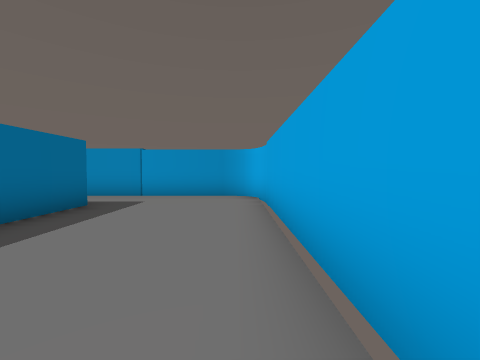
[1] (above)

16 first-person views from a walk through a 3-D level made in the Unity game engine. The camera is 1.5 m above the floor, tilts 2° down and sees 90° across. The floor is counted in squares, 2 m on a side. Each view is taken from the middle of a square. On the plan, view 1 faces up. The plan holds only what a view shows up to about 9 squares ahead; the rest is blank. The place goes on beyond the plan. The player character is not drawn.

[2]
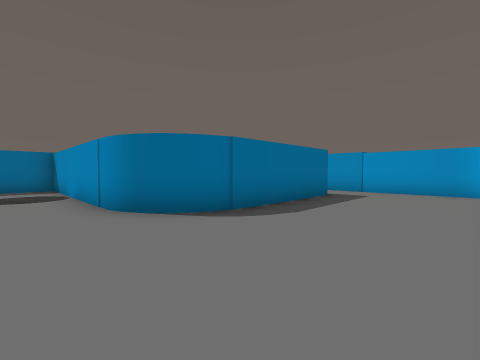

[3]
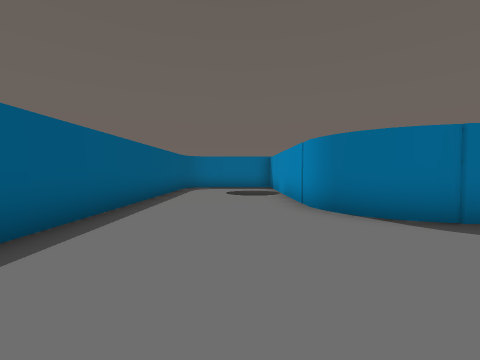

[4]
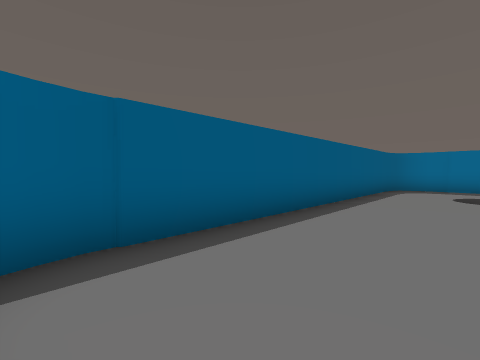

[5]
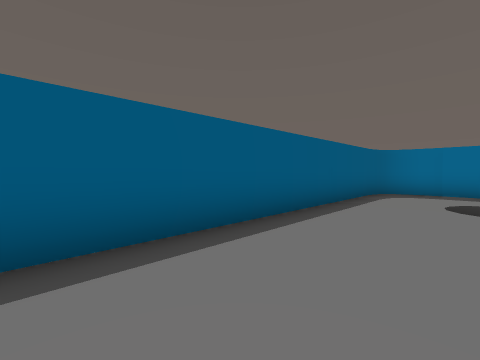

[6]
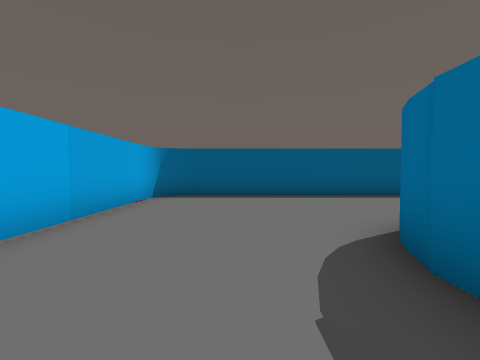

[7]
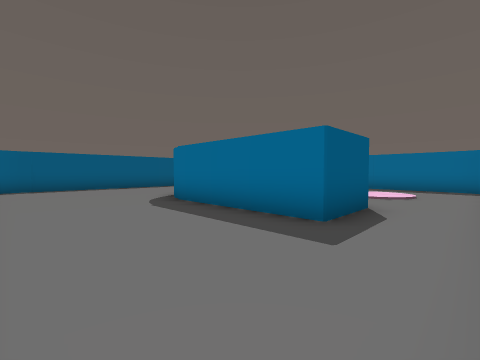

[8]
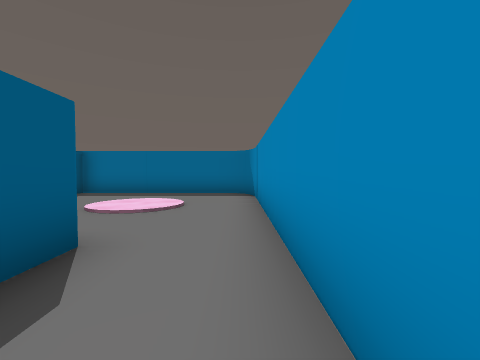

[9]
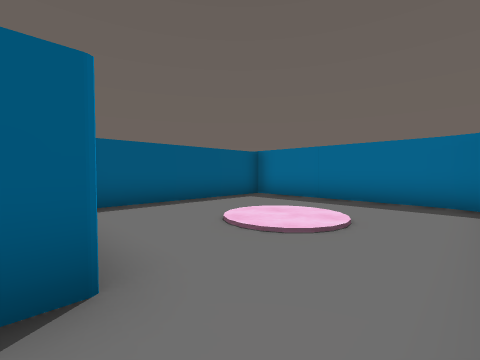

[10]
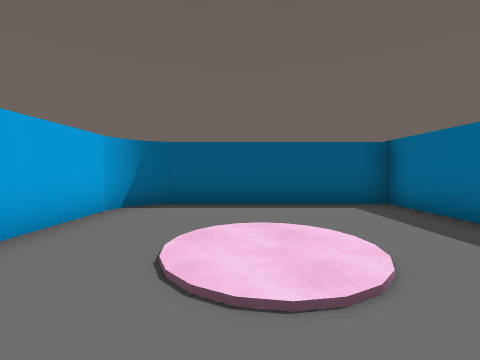

[11]
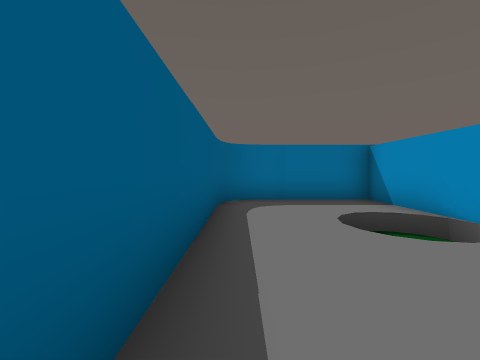

[12]
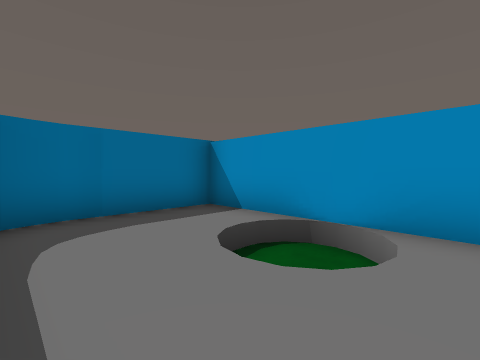

[13]
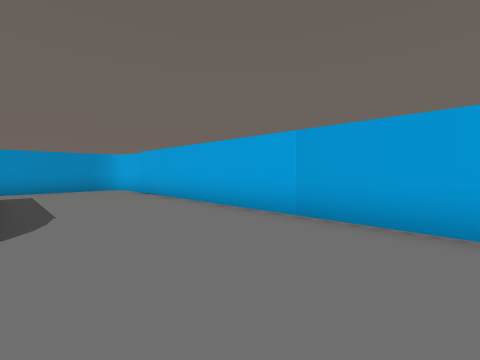

[14]
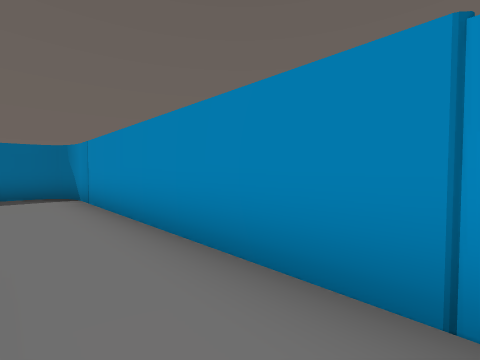

[15]
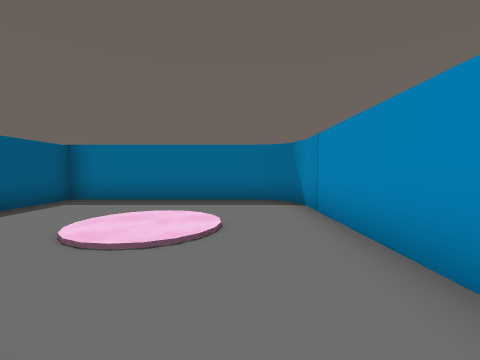

[16]
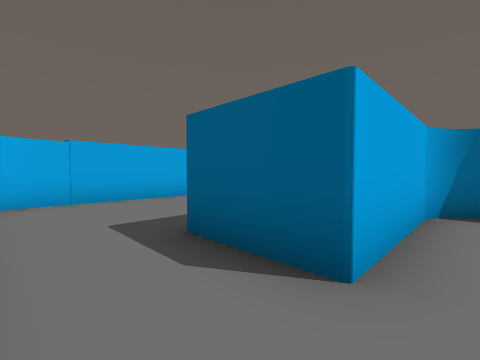

### Floor plan
Key: @ floor where view 1 was taken; # wall or solid block; . floor; v drop or lower ground.
Columns run from 12 left of view 1 to 1 right of it. Each row starts with its distance up from view 1.
  8 ##############
  7 #............#
  6 #............#
  5 #......##....#
  4 #......##....#
  3 #......##....#
  2 #......##....#
  1 #########....#
  0 #########...@#
 -1 #..vv........#
 -2 #..vv........#
 -3 #............#
 -4 #............#
 -5 ##############

Positions as (right, up) in squares from view 1, and headings:
1: (0, 0), facing up
2: (0, -2), facing up-left
3: (0, -2), facing left
4: (0, -2), facing down-left
5: (-2, -2), facing down-left
6: (-2, 3), facing down
7: (0, 7), facing down-left
8: (-3, 7), facing left
9: (-5, 7), facing down-left
10: (-8, 7), facing down
11: (-5, -4), facing left
12: (-7, -4), facing up-left
13: (-3, -3), facing up-right
14: (-3, 6), facing up-left
15: (-5, 6), facing left
16: (-6, 7), facing down-right
